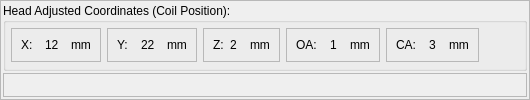
        <widget class="QFrame" name="frame_4">
         <property name="sizePolicy">
          <sizepolicy hsizetype="Expanding" vsizetype="Expanding">
           <horstretch>0</horstretch>
           <verstretch>0</verstretch>
          </sizepolicy>
         </property>
         <property name="frameShape">
          <enum>QFrame::StyledPanel</enum>
         </property>
         <property name="frameShadow">
          <enum>QFrame::Raised</enum>
         </property>
         <layout class="QVBoxLayout" name="verticalLayout_4">
          <property name="spacing">
           <number>2</number>
          </property>
          <property name="leftMargin">
           <number>2</number>
          </property>
          <property name="topMargin">
           <number>2</number>
          </property>
          <property name="rightMargin">
           <number>2</number>
          </property>
          <property name="bottomMargin">
           <number>2</number>
          </property>
          <item>
           <widget class="QGroupBox" name="groupBox">
            <property name="enabled">
             <bool>true</bool>
            </property>
            <property name="title">
             <string>Head Adjusted Coordinates (Coil Position):</string>
            </property>
            <layout class="QHBoxLayout" name="horizontalLayout_6">
             <property name="spacing">
              <number>6</number>
             </property>
             <property name="leftMargin">
              <number>5</number>
             </property>
             <property name="topMargin">
              <number>5</number>
             </property>
             <property name="rightMargin">
              <number>5</number>
             </property>
             <property name="bottomMargin">
              <number>6</number>
             </property>
             <item>
              <widget class="QFrame" name="frame_10">
               <property name="frameShape">
                <enum>QFrame::StyledPanel</enum>
               </property>
               <property name="frameShadow">
                <enum>QFrame::Raised</enum>
               </property>
               <layout class="QHBoxLayout" name="horizontalLayout_7">
                <item>
                 <widget class="QLabel" name="label_10">
                  <property name="text">
                   <string>X:  </string>
                  </property>
                 </widget>
                </item>
                <item>
                 <widget class="QLabel" name="Xshowlabel">
                  <property name="text">
                   <string>12  </string>
                  </property>
                 </widget>
                </item>
                <item>
                 <widget class="QLabel" name="label_8">
                  <property name="text">
                   <string>mm</string>
                  </property>
                 </widget>
                </item>
               </layout>
              </widget>
             </item>
             <item>
              <widget class="QFrame" name="frame_9">
               <property name="frameShape">
                <enum>QFrame::StyledPanel</enum>
               </property>
               <property name="frameShadow">
                <enum>QFrame::Raised</enum>
               </property>
               <layout class="QHBoxLayout" name="horizontalLayout_8">
                <item>
                 <widget class="QLabel" name="label_13">
                  <property name="text">
                   <string>Y:  </string>
                  </property>
                 </widget>
                </item>
                <item>
                 <widget class="QLabel" name="Yshowlabel">
                  <property name="text">
                   <string>22  </string>
                  </property>
                 </widget>
                </item>
                <item>
                 <widget class="QLabel" name="label_12">
                  <property name="text">
                   <string>mm</string>
                  </property>
                 </widget>
                </item>
               </layout>
              </widget>
             </item>
             <item>
              <widget class="QFrame" name="frame_11">
               <property name="frameShape">
                <enum>QFrame::StyledPanel</enum>
               </property>
               <property name="frameShadow">
                <enum>QFrame::Raised</enum>
               </property>
               <layout class="QHBoxLayout" name="horizontalLayout_9">
                <item>
                 <widget class="QLabel" name="label_15">
                  <property name="text">
                   <string>Z:</string>
                  </property>
                 </widget>
                </item>
                <item>
                 <widget class="QLabel" name="Zshowlabel">
                  <property name="text">
                   <string>2  </string>
                  </property>
                 </widget>
                </item>
                <item>
                 <widget class="QLabel" name="label_14">
                  <property name="text">
                   <string>mm</string>
                  </property>
                 </widget>
                </item>
               </layout>
              </widget>
             </item>
             <item>
              <widget class="QFrame" name="frame_13">
               <property name="frameShape">
                <enum>QFrame::StyledPanel</enum>
               </property>
               <property name="frameShadow">
                <enum>QFrame::Raised</enum>
               </property>
               <layout class="QHBoxLayout" name="horizontalLayout_10">
                <item>
                 <widget class="QLabel" name="label_18">
                  <property name="text">
                   <string>OA:  </string>
                  </property>
                 </widget>
                </item>
                <item>
                 <widget class="QLabel" name="OAshowlabel">
                  <property name="text">
                   <string>1  </string>
                  </property>
                 </widget>
                </item>
                <item>
                 <widget class="QLabel" name="label_17">
                  <property name="text">
                   <string>mm</string>
                  </property>
                 </widget>
                </item>
               </layout>
              </widget>
             </item>
             <item>
              <widget class="QFrame" name="frame_12">
               <property name="frameShape">
                <enum>QFrame::StyledPanel</enum>
               </property>
               <property name="frameShadow">
                <enum>QFrame::Raised</enum>
               </property>
               <layout class="QHBoxLayout" name="horizontalLayout_11">
                <item>
                 <widget class="QLabel" name="label_22">
                  <property name="text">
                   <string>CA:  </string>
                  </property>
                 </widget>
                </item>
                <item>
                 <widget class="QLabel" name="CAshowlabel">
                  <property name="text">
                   <string>3  </string>
                  </property>
                 </widget>
                </item>
                <item>
                 <widget class="QLabel" name="label_20">
                  <property name="text">
                   <string>mm</string>
                  </property>
                 </widget>
                </item>
               </layout>
              </widget>
             </item>
             <item>
              <spacer name="horizontalSpacer_3">
               <property name="orientation">
                <enum>Qt::Horizontal</enum>
               </property>
               <property name="sizeHint" stdset="0">
                <size>
                 <width>40</width>
                 <height>20</height>
                </size>
               </property>
              </spacer>
             </item>
            </layout>
           </widget>
          </item>
          <item>
           <widget class="QFrame" name="frame_14">
            <property name="enabled">
             <bool>true</bool>
            </property>
            <property name="sizePolicy">
             <sizepolicy hsizetype="Preferred" vsizetype="Expanding">
              <horstretch>0</horstretch>
              <verstretch>0</verstretch>
             </sizepolicy>
            </property>
            <property name="frameShape">
             <enum>QFrame::StyledPanel</enum>
            </property>
            <property name="frameShadow">
             <enum>QFrame::Raised</enum>
            </property>
            <layout class="QHBoxLayout" name="horizontalLayout_28">
             <property name="spacing">
              <number>2</number>
             </property>
             <property name="leftMargin">
              <number>2</number>
             </property>
             <property name="topMargin">
              <number>2</number>
             </property>
             <property name="rightMargin">
              <number>2</number>
             </property>
             <property name="bottomMargin">
              <number>2</number>
             </property>
             <item>
              <layout class="QVBoxLayout" name="verticalLayout_23"/>
             </item>
            </layout>
           </widget>
          </item>
         </layout>
        </widget>
